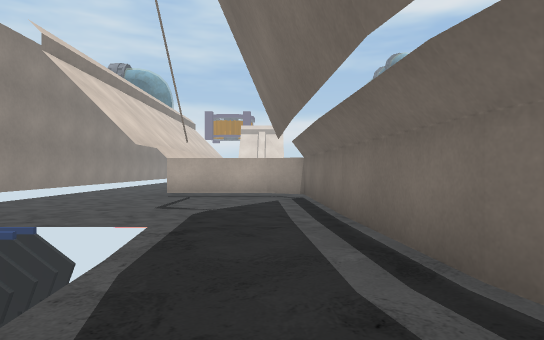
[1] (above)

13 first-person views from a walk through a 3-D level made in the Unity game engine. The camera is 1.3 m above the floor, looks level and sees 75° across. The floor is counted in squares, 2 m on a side. Each view is taken from the middle of a square. On the plan, view 1 faces up. The plan holds only what a view shows up to about 10 squares ahead; the rest is blank. The place goes on beyond the plan. Some surface patterns are stand-ins.

[2]
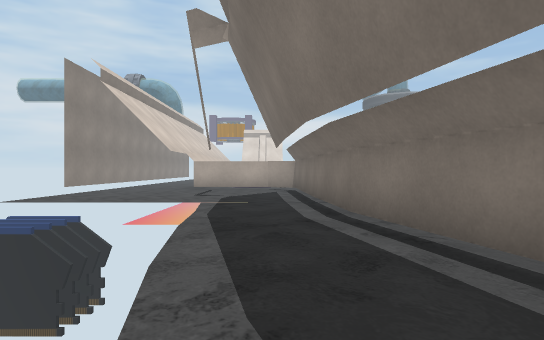

[3]
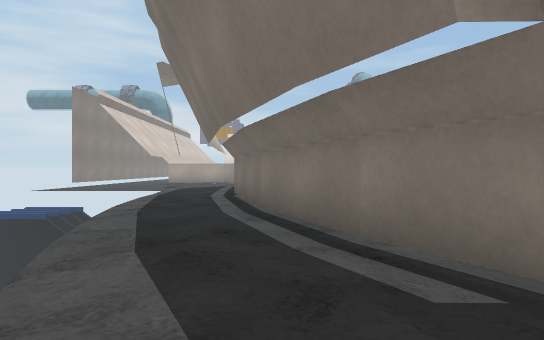

[4]
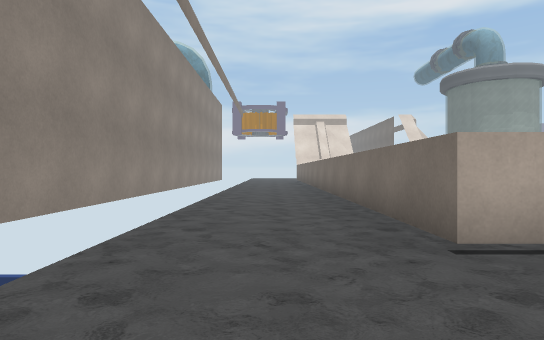

[5]
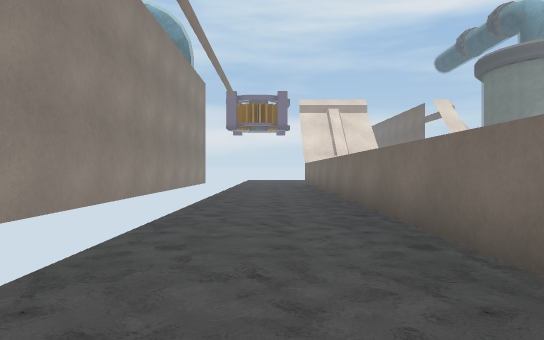

[6]
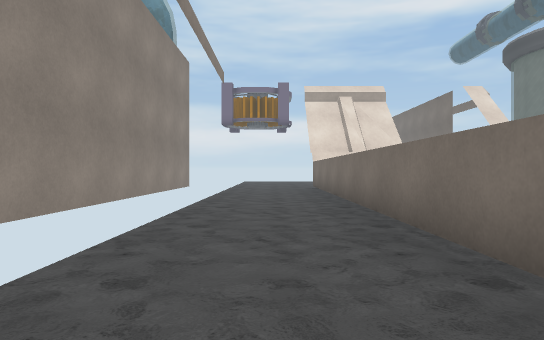

[7]
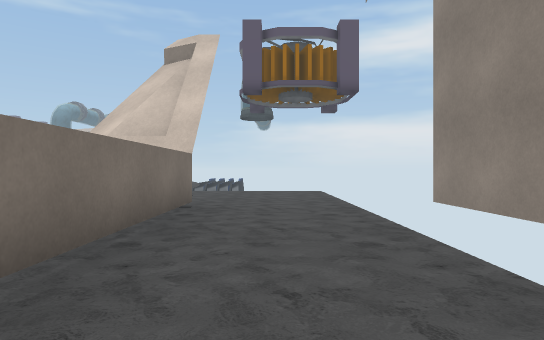

[8]
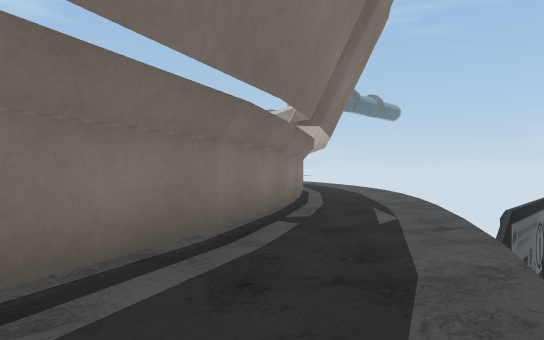

[9]
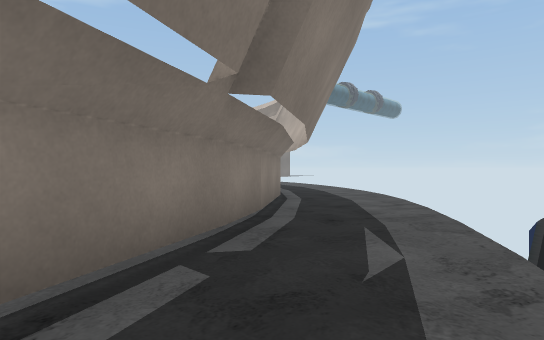

[10]
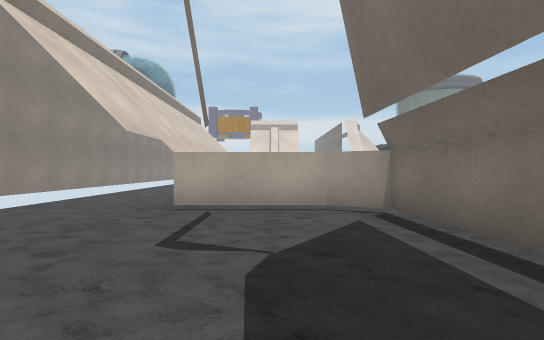

[11]
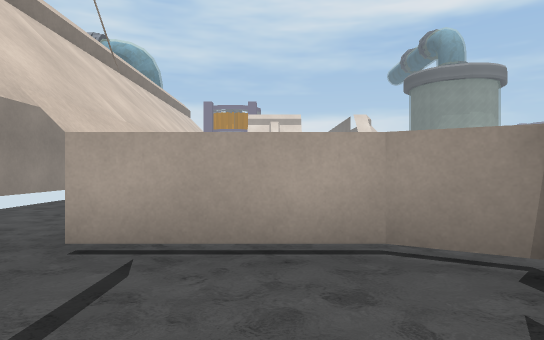

[12]
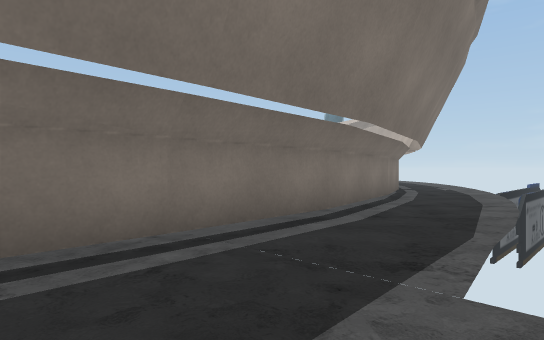

[13]
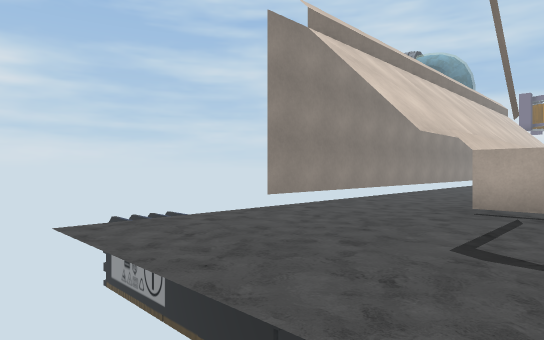

### Floor plan
Key: @ floor where view 1 was taken; # wall or solid block; . main floor; : floor 0.25 m higher than the main floor; = window, fence, low wall or low ledge; ^ raised ledge; T thing the floor can be seen under or through.
Columns run from 7 left of view 1 to 6 right of it. Each row starts with its distance up from view 1.
 21 # ..#.
 20 # ..#.
 19 # ..#.
 18 # ..T.
 17 # ..T.
 16 # ..T.
 15 # ..T.
 14 # ..T.
 13 # ..T.
 12 # ..T.
 11 # ..T.
 10 # ..T.::
  9 # ..TTTT.
  8   .....##
  7   ......#
  6   ......#
  5   ......#
  4   ====..#
  3       ..#
  2       =.#
  1       =.#.
  0       =@##
 -1       ^..#
 -2       ^..#
 -3        ..##
 -4        =..#
 -5        ^..##
 -6         =..#
 -7         ^..##
 -8          =..##

Where each view was taken, in squares from view 1:
view 1: 0 up, 0 right, facing up
view 2: 3 down, 0 right, facing up
view 3: 7 down, 2 right, facing up
view 4: 6 up, 4 left, facing up
view 5: 11 up, 4 left, facing up
view 6: 14 up, 4 left, facing up
view 7: 15 up, 4 left, facing down
view 8: 2 down, 0 right, facing down-right
view 9: 4 down, 1 right, facing down-right
view 10: 3 up, 1 left, facing up
view 11: 6 up, 1 left, facing up
view 12: 6 up, 2 left, facing down-right
view 13: 3 up, 1 left, facing up-left
